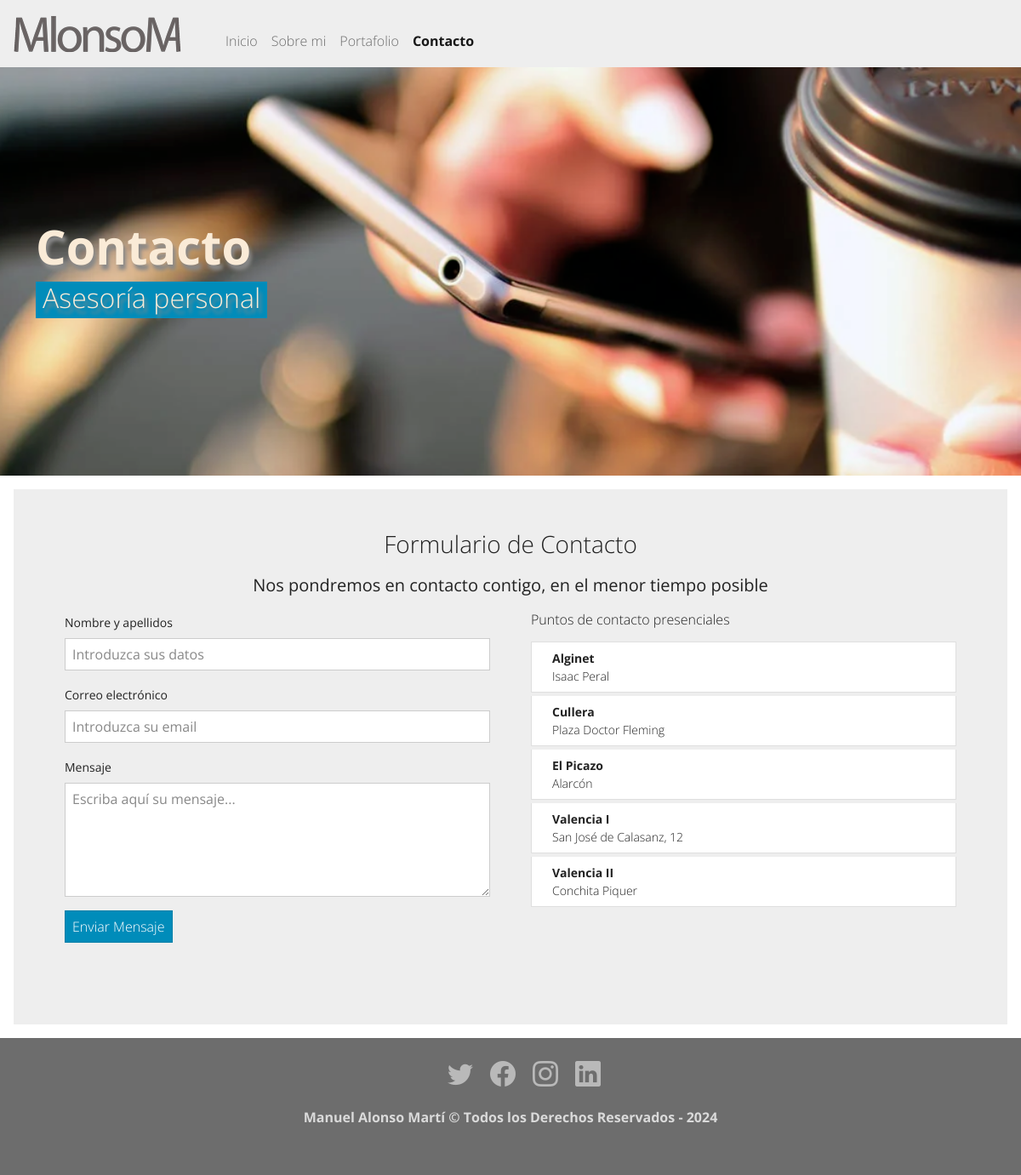
The app's page /contact/, older data.
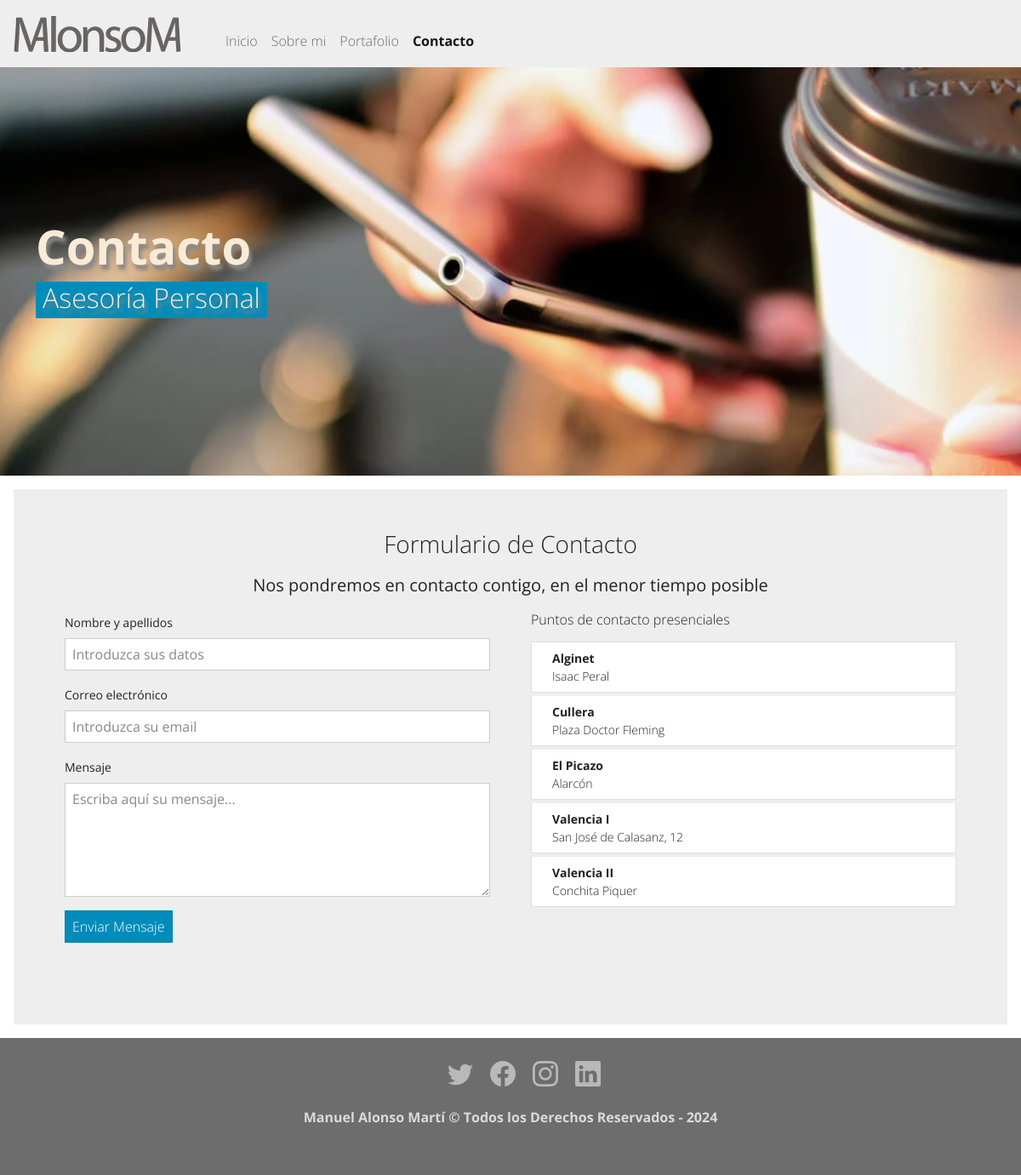
The same page, newer data.
### backgrounds/models.py (models this page shows, shortened)
class BackgroundImage(models.Model):
    name= models.CharField(unique=True,max_length=150, verbose_name='Nombre')
    image=models.ImageField(storage=OverwriteStorage(),upload_to=profile_picture_path,verbose_name='Imagen')
    title = models.CharField(max_length=100, blank=True, null=True, verbose_name='titular')
    subtitle = models.CharField(max_length=100, blank=True, null=True, verbose_name='subtitular')
    sentence = models.TextField(max_length=400, blank=True, null=True, verbose_name='Frase')
    created = models.DateTimeField(verbose_name="Fecha de Creación", auto_now=False, auto_now_add=True)
    updated = models.DateTimeField(auto_now=True, verbose_name='Fecha Modificación')
    class Meta:
        verbose_name = 'titular e imagen de fondo'
        verbose_name_plural = 'titulares e imágenes de fondo'

### contact/views.py (the view, shortened to what this page needs)
# urls.py: path('', contact, name='contact'),
def contact(request):
    contact_form = ContactForm()
    locations = Location.objects.all()
    initialMap = folium.Map(location=[39.4873809,-0.9086], zoom_start=9, maxheight=1000)
    latitudes = [location.lat for location in locations]
    longitudes = [location.lng for location in locations]
    popups = [location.name for location in locations]
    FastMarkerCluster(data=list(zip(latitudes, longitudes, popups))).add_to(initialMap)
    backgrounds=BackgroundImage.objects.all()
    return render(request, 'contact/contact.html', {'form':contact_form,'map':initialMap._repr_html_(), 'locations':locations, 'backgrounds':backgrounds})

### contact/forms.py
class ContactForm(forms.Form):
    name = forms.CharField(label='Nombre y Apellido', required=True, min_length=5, max_length=25, widget=forms.TextInput(attrs={'class':'form-control', 'placeholder':'Introduzca sus datos'}))
    email = forms.EmailField(label='Correo Electrónico', required=True, max_length=100, widget=forms.EmailInput(attrs={'class':'form-control', 'placeholder':'Introduzca su email'}))
    message = forms.CharField(label='Mensaje', required=True, widget=forms.Textarea(attrs={'class':'form-control', 'placeholder':'Escriba aquí su mensaje...','rows':5}))

### redsocial/processors.py (called while the page is built)
def ctx_dict(request):
    ctx = {}
    links = Link.objects.all()
    for link in links:
        ctx[link.key] = link.url
    return ctx

### contact/templates/contact/contact.html (shortened to what this page needs)
{% extends 'core/base.html' %}
{% load static%}
{% block image-header %} contact {% endblock %}
{% block title-header %}
{% for background in backgrounds %}
    {% if background.name == "contact" %}
        <div>
            <h1 class="display-4 fw-bold">{{background.title}}</h1>
        </div>
        <div>
            <h3 class="fs-2 bg-primary d-inline-block px-2 pb-1">{{background.subtitle}}</h3>
        </div>
    {% endif %}
{% endfor %}
{% endblock %}
{% block content %}
    <h3 class="text-center">Formulario de Contacto</h3>
    <p class="fs-5 text-center px-5 mt-3 mb-3">Nos pondremos en contacto contigo, en el menor tiempo posible</p>
    <div class="row gx-5">
        <div class="col-md-6 ">
            <form action="" method="POST">
                <div class="mb-3">
                    <label for="name" class="form-label">Nombre y apellidos</label>
                    {{ form.name }}
                </div>
                <div class="mb-3">
                    <label for="email" class="form-label">Correo electrónico</label>
                    {{ form.email }}
                </div>
                <div class="mb-3">
                    <label for="message" class="form-label">Mensaje</label>
                    {{ form.message }}
                </div>
                <input class="btn btn-primary mb-5" type="submit" value="Enviar Mensaje" {% if 'ok' in request.GET %}disabled{% endif %}{% if 'error' in request.GET %}disabled{% endif %}>
            </form>
        </div>
        <div class="col-md-6">
            <h6 class="mb-3">Puntos de contacto presenciales</h6>
            <ol class="list-group ">
                {% for location in locations %}
                <li class="list-group-item d-flex justify-content-between align-items-start mb-1">
                    <div class="ms-2 me-auto">
                    <div class="fw-bold">{{ location.name }}</div>
                    {{ location.address }}
                    </div>
                </li>
                {% endfor %}
            </ol>
        </div>
    </div>
{% endblock %}

Row changes from the older to the newer data that the page shows:
changed BackgroundImage "Contacto": subtitle "Asesoría personal" → "Asesoría Personal"
